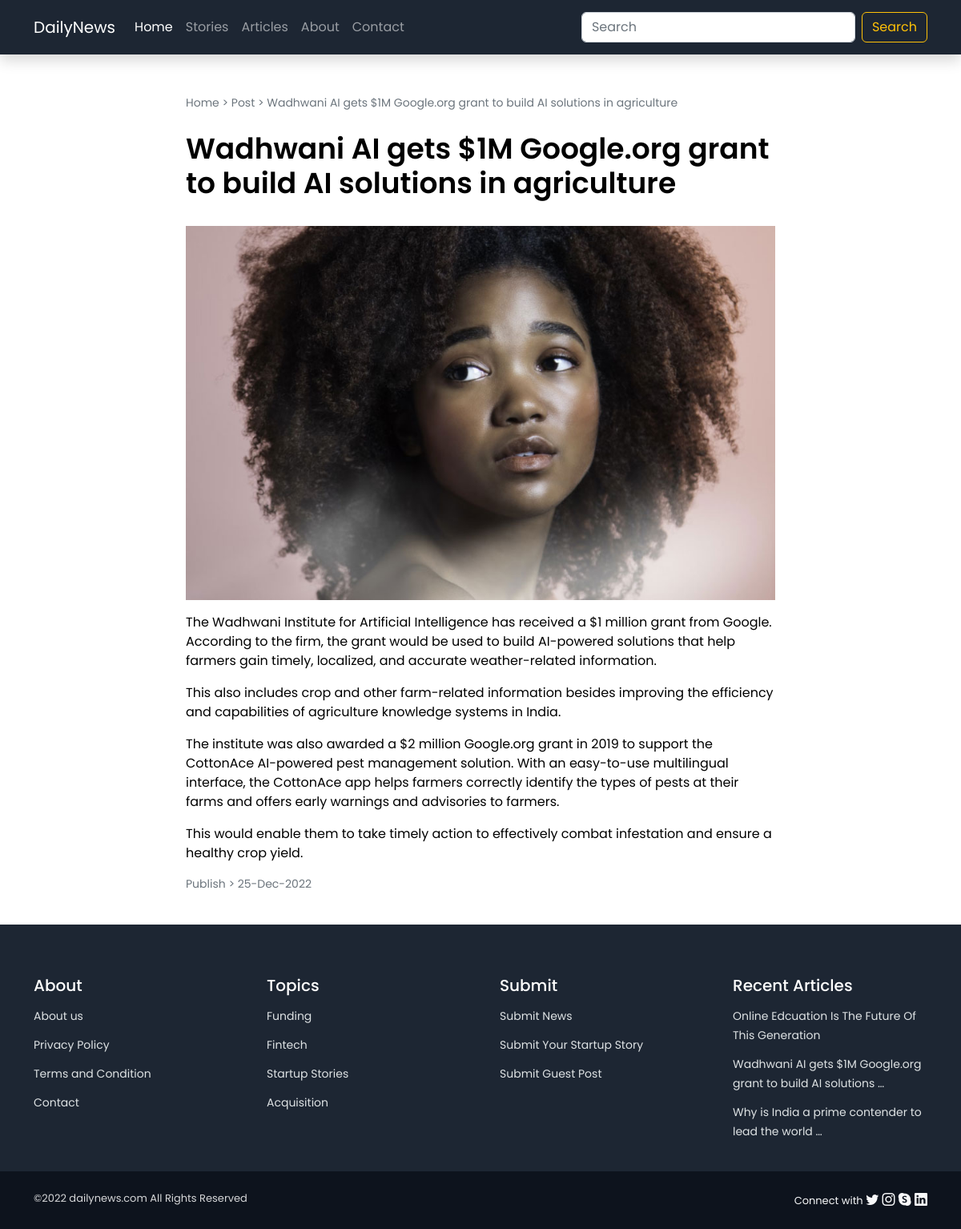
Page /post/wadhwani-ai-gets-1m-googleorg-grant-to-build-ai-solutions-in-agriculture on the committed database.
### home/models.py (models this page shows, shortened)
class Post(models.Model):
    title=models.CharField(max_length=600, unique=True)
    image=models.ImageField(upload_to='post_images',null=True, default="../static/img/deafult.jpg")
    content=RichTextField()
    category=models.ForeignKey(Category,on_delete=models.SET_NULL, null=True,blank=True)
    meta_description=models.TextField(blank=True,null=True)
    meta_keyword=models.TextField(blank=True,null=True)
    slug=models.SlugField(max_length=1000, unique=True,null=True,blank=True)
    status=models.IntegerField(choices=STATUS, default=0)
    publish_date=models.DateTimeField()
    writer=models.ForeignKey(User,on_delete=models.SET_NULL,null=True,blank=True)
    tag=models.ForeignKey(Tag,on_delete=models.SET_NULL,null=True,blank=True)
    created_at=models.DateTimeField(auto_now_add=True,editable=False)
    updated_at=models.DateTimeField(auto_now=True, editable=False)
    @property
    def imageURL(self):
        try:
            URL=self.image.url
        except:
            URL=''
        return URL
    class Meta:
        ordering = ['-created_at']

class Tag(models.Model):
    name=models.CharField(max_length=100,unique=True)
    created_at=models.DateTimeField(auto_now_add=True,editable=False)
    updated_at=models.DateTimeField(auto_now=True, editable=False)

### home/views.py (the view)
# urls.py: path('post/<slug>',post,name='post'),
def post(request,slug):
    context={}
    try:
        check=Post.objects.filter(slug=slug).exists()
        if check:
            post=Post.objects.get(slug=slug)
            context['post']=post
        else:
            print('Post not found slug-',slug)
            messages.error(request,'Post not found!!')
    except Exception as e:
        print('Post Detail Exception: ',e)
        messages.warning(request,'Something went wrong!')
        return redirect('home:home')
    return render(request,'home/post.html',context)

### home/processor.py (called while the page is built)
def globalContext(request):
    context={}
    try:
        context['topics']=Tag.objects.all()
        context['latestPosts']=Post.objects.filter(status=1)[:3]
    except Exception as e:
        print('Global Context Processor Exception : ',e)
    return context

### home/templates/home/post.html (shortened to what this page needs)
{% extends './base.html' %} {% load static %}
{% block body %}
<div class="container py-5">
    <div class="row ">
        <div class="col-md-8 m-auto">
            <p class="text-muted"><small>Home > Post > {{post.title}}</small></p>
          </div>
        <div class="col-md-8 m-auto">
            <h1 class="py-2 mb-4 post-detail-title" >{{post.title}}</h1>
            <img src="{{post.imageURL}}" class="img-fluid mb-3" alt="">
            <div class="post-detail-content">
                <article class="blog-post">
                    {{post.content|safe}}
                </article>
            </div>
            <small><p class="small-text text-muted">Publish > {{post.publish_date|date:'d-M-Y'}} </p></small>
        </div>
    </div>
</div>
{% endblock body %}

### home/templates/home/base.html (shortened to what this page needs)
<!doctype html> {% load static %}
<html lang="en">
<head>
  <link href="https://cdn.jsdelivr.net/npm/bootstrap@5.2.3/dist/css/bootstrap.min.css" rel="stylesheet"
>
  <link href='https://unpkg.com/boxicons@2.1.4/css/boxicons.min.css' rel='stylesheet'>
  <link rel="stylesheet" href="https://cdn.jsdelivr.net/npm/bootstrap-icons@1.10.2/font/bootstrap-icons.css">
  <link href="{% static 'css/style.css' %}" rel="stylesheet">
</head>
<body>
  <header id="header" class="">
    <nav class="navbar navbar-expand-lg navbar-dark bg-dark  shadow">
      <div class="container">
        <a class="navbar-brand" href="/">DailyNews</a>
        <div class="collapse navbar-collapse" id="navbarSupportedContent">
          <ul class="navbar-nav me-auto mb-2 mb-lg-0">
            <li class="nav-item">
              <a class="nav-link active" aria-current="page" href="#">Home</a>
            </li>
            <li class="nav-item">
              <a class="nav-link" href="/category/stories">Stories</a>
            </li>
            <li class="nav-item">
              <a class="nav-link" href="{% url 'home:category' 'article' %}">Articles</a>
            </li>
            <li class="nav-item">
              <a class="nav-link" href="{% url 'home:aboutus' %}">About</a>
            </li>
            <li class="nav-item">
              <a class="nav-link" href="{% url 'home:contact' %}">Contact</a>
            </li>
          </ul>
          <form class="d-flex" role="search" method="get" action="{% url 'home:search' %}">
            <input class="form-control me-2" type="search" placeholder="Search" name="q" aria-label="Search" id="search">
            <button class="btn btn-outline-warning" type="submit">Search</button>
          </form>
        </div>
      </div>
    </nav>
  </header>
  <main id="main">
    {% block body %}
    {% endblock body %}
  </main>
  <footer id="footer" class="footer bg-dark ">
    <div class="footer-content">
      <div class="container">
        <div class="row g-5 py-3">
          <div class="col-lg-3">
            <h5 class="footer-heading ">About</h5>
            <ul class="footer-links list-unstyled ">
              <li><a href="{% url 'home:aboutus' %}" class="footer-link"></i> About us</a></li>
              <li><a href="{% url 'home:privacy-policy' %}" class="footer-link">Privacy Policy</a></li>
              <li><a href="{% url 'home:term-and-condition' %}" class="footer-link"> Terms and Condition</a></li>
              <li><a href="{% url 'home:contact' %}" class="footer-link"> Contact</a></li>
            </ul>
          </div>
          <div class="col-6 col-lg-3">
            <h5 class="footer-heading ">Topics</h5>
            <ul class="footer-links list-unstyled ">
              {% for item in topics %}
              <li><a href="{% url 'home:tag' item.name %}" class="footer-link">{{item.name | title}}</a></li>
              {% endfor %}
            </ul>
          </div>
          <div class="col-6 col-lg-3">
            <h5 class="footer-heading ">Submit</h5>
            <ul class="footer-links list-unstyled ">
              <li><a href="#" class="footer-link">Submit News</a></li>
              <li><a href="#" class="footer-link">Submit Your Startup Story</a></li>
              <li><a href="#" class="footer-link">Submit Guest Post</a></li>
            </ul>
          </div>
          <div class="col-lg-3">
            <h5 class="footer-heading">Recent Articles</h5>
            <ul class="footer-links footer-blog-entry list-unstyled">
              {% for item in latestPosts %}
              <li>
                <a href="{% url 'home:post' item.slug %}" class="footer-link">
                 {{item.title | truncatewords:10}}
                </a>
              </li>
              {% endfor %}
            </ul>
          </div>
        </div>
      </div>
    </div>
    <div class="footer-legal py-4">
      <div class="container">
        <div class="row justify-content-between">
          <div class="col-md-6 text-center text-md-start mb-3 mb-md-0">
            <div class="copyright">
              ©2022 dailynews.com All Rights Reserved
            </div>
          </div>
          <div class="col-md-6">
            <div class="social-links mb-3 mb-lg-0 text-center text-md-end">
              <span class="text-light smaller-text ps-2">Connect with </span>
              <a href="#" class="twitter text-light"><i class='bi bi-twitter' ></i></a>
              <a href="#" class="instagram text-light"><i class='bi bi-instagram' ></i></a>
              <a href="#" class="google-plus text-light"><i class="bi bi-skype"></i></a>
              <a href="#" class="linkedin text-light"><i class='bi bi-linkedin' ></i></a>
            </div>
          </div>
        </div>
      </div>
    </div>
  </footer>
</body>
</html>

### static/css/style.css (style rules this page uses)
:root { --primary-color:#3D5A80; --secondary-color:#98C1D9; --light-color:#E0FBFC; --light-dark-color:#293241; --dark-color:#1d2633; --body-font:'Poppins', sans-serif; --biggest-font-size: 1.75rem; --h1-font-size: 1.5rem; --h2-font-size: 1.25rem; --h3-font-size: 1rem; --normal-font-size: .938rem; --small-font-size: .813rem; --smaller-font-size: .75rem; --tiny-font-size: .625rem; --font-medium: 500; --font-semibold: 600; --z-tooltip: 10; --z-fixed: 100; --z-modal: 1000; }
@media screen and (min-width: 968px) { :root { --biggest-font-size: 2.5rem; --h1-font-size: 2.25rem; --h2-font-size: 1.5rem; --h3-font-size: 1.25rem; --normal-font-size: 1rem; --small-font-size: .875rem; --smaller-font-size: .813rem; } }
* { box-sizing: border-box; padding: 0; margin: 0; }
html { scroll-behavior: smooth; }
body, button, input, textarea { font-family: var(--body-font); font-size: var(--normal-font-size); }
body { background-color: var(--body-color); color: var(--text-color); transition: .4s; }
h1, h2, h3 { color: var(--primary-text-color); font-weight: var(--font-semibold); }
ul { list-style: none; }
a { text-decoration: none; }
.bg-dark { background-color: var(--dark-color) !important; }
.navbar-dark { font-family: var(--body-font); font-size: var(--normal-font-size); padding: 14px 0px; }
#footer { margin-top: 1.5rem; }
.footer-heading { font-size: var(--h3-font-size); color: #fff; }
.footer-links li { padding: 6px 0px; }
.footer-link { color: #fbffffde!important; font-family: var(--body-font); font-size: var(--small-font-size); }
.footer-legal { background-color: #0d131d!important; }
.copyright { color: #ffffffd4; font-size: var(--smaller-font-size); }
.post-detail-title { font-size: var(--h1-font-size); }
.small-text { font-size: var(--small-font-size) !important; }
.smaller-text { font-size: var(--smaller-font-size) !important; }

### rows in the picture
Post: title "Wadhwani AI gets $1M Google.org grant to build AI solutions in agriculture", imageURL (picture), content "The Wadhwani Institute for Artificial Intelligence has received a $1 million grant from Google. According to the firm, the grant would be used to build AI-powered solutions that help farmers gain timely, localized, and accurate weather-related information. This also includes crop and other farm-related information besides improving the efficiency and capabilities of agriculture knowledge systems in India. The institute was also awarded a $2 million Google.org grant in 2019 to support the CottonAce AI-powered pest management solution. With an easy-to-use multilingual interface, the CottonAce app helps farmers correctly identify the types of pests at their farms and offers early warnings and…", publish_date "25-Dec-2022", title "Wadhwani AI gets $1M Google.org grant to build AI solutions …"
Tag: name "Funding"
Tag: name "Fintech"
Tag: name "Startup Stories"
Tag: name "Acquisition"
Post: title "Online Edcuation Is The Future Of This Generation"
Post: title "Why is India a prime contender to lead the world …"
